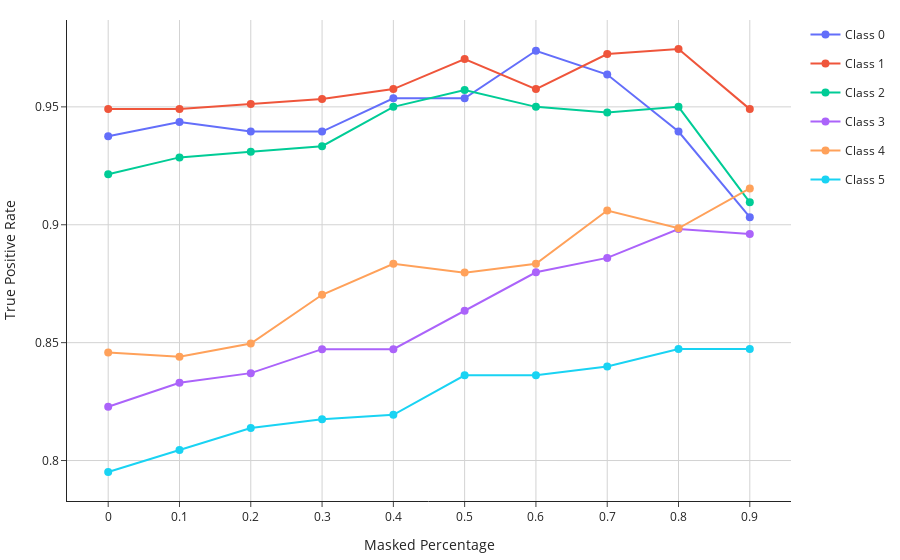

The notebook cell saved with this chart:
### Code cell
fig = plot_masking_result(
    masking_percentages,
    *[
        (f"Class {label}", masking_impact(
            classifier,
            test_timesteps[test_labels == label],
            test_labels[test_labels == label],
            importance_order[label],
        ))
        for label in classifier.classes_
    ],
)
fig.update_yaxes(title_text="True Positive Rate")
fig.show(config={"toImageButtonOptions": {"scale": 6}})

### Figure 1 — Plotly figure (JSON) as saved in the notebook; plotly's stock layout.template omitted (floating-point values rounded to 4 significant figures)
{"data": [{"hovertemplate": "%{y:.4f}", "legendgroup": "Class 0", "line": {"color": "#636EFA", "dash": "solid"}, "marker": {"color": "#636EFA", "size": 8}, "mode": "lines+markers", "name": "Class 0", "type": "scatter", "x": [0, 0.1, 0.2, 0.3, 0.4, 0.5, 0.6, 0.7, 0.8, 0.9], "y": [0.9375, 0.9435, 0.9395, 0.9395, 0.9536, 0.9536, 0.9738, 0.9637, 0.9395, 0.9032]}, {"hovertemplate": "%{y:.4f}", "legendgroup": "Class 1", "line": {"color": "#EF553B", "dash": "solid"}, "marker": {"color": "#EF553B", "size": 8}, "mode": "lines+markers", "name": "Class 1", "type": "scatter", "x": [0, 0.1, 0.2, 0.3, 0.4, 0.5, 0.6, 0.7, 0.8, 0.9], "y": [0.949, 0.949, 0.9512, 0.9533, 0.9575, 0.9703, 0.9575, 0.9724, 0.9745, 0.949]}, {"hovertemplate": "%{y:.4f}", "legendgroup": "Class 2", "line": {"color": "#00CC96", "dash": "solid"}, "marker": {"color": "#00CC96", "size": 8}, "mode": "lines+markers", "name": "Class 2", "type": "scatter", "x": [0, 0.1, 0.2, 0.3, 0.4, 0.5, 0.6, 0.7, 0.8, 0.9], "y": [0.9214, 0.9286, 0.931, 0.9333, 0.95, 0.9571, 0.95, 0.9476, 0.95, 0.9095]}, {"hovertemplate": "%{y:.4f}", "legendgroup": "Class 3", "line": {"color": "#AB63FA", "dash": "solid"}, "marker": {"color": "#AB63FA", "size": 8}, "mode": "lines+markers", "name": "Class 3", "type": "scatter", "x": [0, 0.1, 0.2, 0.3, 0.4, 0.5, 0.6, 0.7, 0.8, 0.9], "y": [0.8228, 0.833, 0.8371, 0.8473, 0.8473, 0.8635, 0.8798, 0.8859, 0.8982, 0.8961]}, {"hovertemplate": "%{y:.4f}", "legendgroup": "Class 4", "line": {"color": "#FFA15A", "dash": "solid"}, "marker": {"color": "#FFA15A", "size": 8}, "mode": "lines+markers", "name": "Class 4", "type": "scatter", "x": [0, 0.1, 0.2, 0.3, 0.4, 0.5, 0.6, 0.7, 0.8, 0.9], "y": [0.8459, 0.844, 0.8496, 0.8703, 0.8835, 0.8797, 0.8835, 0.906, 0.8985, 0.9154]}, {"hovertemplate": "%{y:.4f}", "legendgroup": "Class 5", "line": {"color": "#19D3F3", "dash": "solid"}, "marker": {"color": "#19D3F3", "size": 8}, "mode": "lines+markers", "name": "Class 5", "type": "scatter", "x": [0, 0.1, 0.2, 0.3, 0.4, 0.5, 0.6, 0.7, 0.8, 0.9], "y": [0.7952, 0.8045, 0.8138, 0.8175, 0.8194, 0.8361, 0.8361, 0.8399, 0.8473, 0.8473]}], "layout": {"hovermode": "x", "margin": {"b": 20, "l": 10, "r": 10, "t": 20}, "xaxis": {"gridcolor": "lightgray", "gridwidth": 1, "showgrid": true, "tickmode": "array", "tickvals": [0, 0.1, 0.2, 0.3, 0.4, 0.5, 0.6, 0.7, 0.8, 0.9], "title": {"text": "Masked Percentage"}}, "yaxis": {"gridcolor": "lightgray", "gridwidth": 1, "showgrid": true, "title": {"text": "True Positive Rate"}}}}
